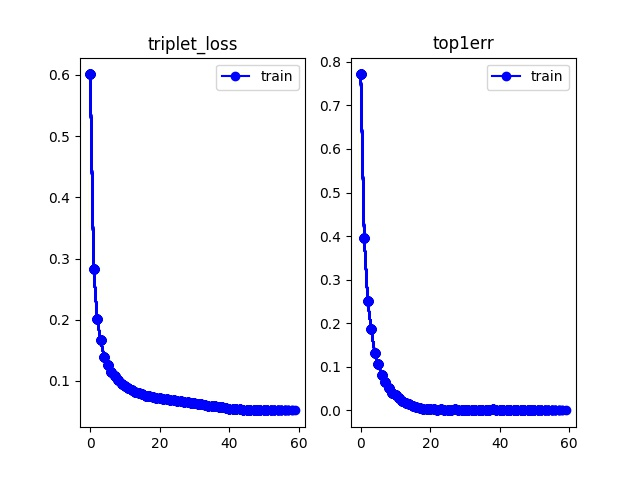

Here is the Python script that generated this plot:
# -*- coding: utf-8 -*-

from __future__ import print_function, division

import argparse
import torch
import torch.nn as nn
import torch.optim as optim
from torch.optim import lr_scheduler
from torch.autograd import Variable
import numpy as np
import torchvision
from torchvision import datasets, models, transforms
import torch.backends.cudnn as cudnn
import matplotlib
matplotlib.use('agg')
import matplotlib.pyplot as plt
import copy
from PIL import Image
import time
import os
#from reid_sampler import StratifiedSampler
from model import ft_net, ft_net_dense, PCB, verif_net
#from random_erasing import RandomErasing
from tripletfolder import TripletFolder
# import yaml
from shutil import copyfile

version =  torch.__version__

######################################################################
# Options
# --------
parser = argparse.ArgumentParser(description='Training')
parser.add_argument('--gpu_ids',default='0', type=str,help='gpu_ids: e.g. 0  0,1,2  0,2')
parser.add_argument('--name',default='ft_ResNet50', type=str, help='output model name')
parser.add_argument('--data_dir',default='./Market1501/pytorch',type=str, help='training dir path')
parser.add_argument('--train_all', action='store_true', help='use all training data' )
parser.add_argument('--color_jitter', action='store_true', help='use color jitter in training' )
parser.add_argument('--batchsize', default=32, type=int, help='batchsize')
parser.add_argument('--lr', default=0.1, type=float, help='learning rate')
parser.add_argument('--alpha', default=1.0, type=float, help='alpha')
parser.add_argument('--erasing_p', default=0, type=float, help='Random Erasing probability, in [0,1]')
parser.add_argument('--use_dense', action='store_true', help='use densenet121' )
parser.add_argument('--PCB', action='store_true', help='use PCB+ResNet50' )
opt = parser.parse_args()

data_dir = opt.data_dir
name = opt.name
str_ids = opt.gpu_ids.split(',')
gpu_ids = []
for str_id in str_ids:
    gid = int(str_id)
    if gid >=0:
        gpu_ids.append(gid)

# set gpu ids
if len(gpu_ids)>0:
    torch.cuda.set_device(gpu_ids[0])
    cudnn.benchmark = True
#print(gpu_ids[0])


######################################################################
# Load Data
# ---------
#

transform_train_list = [
        #transforms.RandomResizedCrop(size=128, scale=(0.75,1.0), ratio=(0.75,1.3333), interpolation=3), #Image.BICUBIC)
        transforms.Resize((256,128), interpolation=3),
        transforms.Pad(10),
        transforms.RandomCrop((256,128)),
        transforms.RandomHorizontalFlip(),
        transforms.ToTensor(),
        transforms.Normalize([0.485, 0.456, 0.406], [0.229, 0.224, 0.225])
        ]

transform_val_list = [
        transforms.Resize(size=(256,128),interpolation=3), #Image.BICUBIC
        transforms.ToTensor(),
        transforms.Normalize([0.485, 0.456, 0.406], [0.229, 0.224, 0.225])
        ]

if opt.PCB:
    transform_train_list = [
        transforms.Resize((384,192), interpolation=3),
        transforms.RandomHorizontalFlip(),
        transforms.ToTensor(),
        transforms.Normalize([0.485, 0.456, 0.406], [0.229, 0.224, 0.225])
        ]
    transform_val_list = [
        transforms.Resize(size=(384,192),interpolation=3), #Image.BICUBIC
        transforms.ToTensor(),
        transforms.Normalize([0.485, 0.456, 0.406], [0.229, 0.224, 0.225])
        ]

if opt.erasing_p>0:
    transform_train_list = transform_train_list +  [RandomErasing(probability = opt.erasing_p, mean=[0.0, 0.0, 0.0])]

if opt.color_jitter:
    transform_train_list = [transforms.ColorJitter(brightness=0.1, contrast=0.1, saturation=0.1, hue=0)] + transform_train_list

print(transform_train_list)
data_transforms = {
    'train': transforms.Compose( transform_train_list ),
    'val': transforms.Compose(transform_val_list),
}


train_all = ''
if opt.train_all:
     train_all = '_all'

image_datasets = {}
image_datasets['train'] = TripletFolder(os.path.join(data_dir, 'train_all'),
                                          data_transforms['train'])
image_datasets['val'] = TripletFolder(os.path.join(data_dir, 'val'),
                                          data_transforms['val'])

batch = {}

class_names = image_datasets['train'].classes
class_vector = [s[1] for s in image_datasets['train'].samples]
dataloaders = {x: torch.utils.data.DataLoader(image_datasets[x], batch_size=opt.batchsize, 
                                             shuffle=True, num_workers=8)
              for x in ['train', 'val']}

dataset_sizes = {x: len(image_datasets[x]) for x in ['train', 'val']}

use_gpu = torch.cuda.is_available()

since = time.time()
#inputs, classes, pos, pos_classes = next(iter(dataloaders['train']))
print(time.time()-since)


######################################################################
# Training the model
# ------------------
#
# Now, let's write a general function to train a model. Here, we will
# illustrate:
#
# -  Scheduling the learning rate
# -  Saving the best model
#
# In the following, parameter ``scheduler`` is an LR scheduler object from
# ``torch.optim.lr_scheduler``.

y_loss = {} # loss history
y_loss['train'] = []
y_loss['val'] = []
y_err = {}
y_err['train'] = []
y_err['val'] = []

def train_model(model, model_verif, criterion, optimizer, scheduler, num_epochs=25):
    since = time.time()

    best_model_wts = model.state_dict()
    best_acc = 0.0
    last_margin = 0.0

    for epoch in range(num_epochs):
        print('Epoch {}/{}'.format(epoch, num_epochs - 1))
        print('-' * 10)

        # Each epoch has a training and validation phase
        for phase in ['train']:
            if phase == 'train':
                scheduler.step()
                model.train(True)  # Set model to training mode
            else:
                model.train(False)  # Set model to evaluate mode

            running_loss = 0.0
            running_verif_loss = 0.0
            running_corrects = 0.0
            running_verif_corrects = 0.0
            # Iterate over data.
            for data in dataloaders[phase]:
                # get the inputs
                inputs, labels, pos, neg = data
                now_batch_size,c,h,w = inputs.shape
                
                if now_batch_size<opt.batchsize: # next epoch
                    continue

                if use_gpu:
                    inputs = Variable(inputs.cuda())
                    pos = Variable(pos.cuda())
                    neg = Variable(neg.cuda())
                    labels = Variable(labels.cuda())
                else:
                    inputs, labels = Variable(inputs), Variable(labels)
                # zero the parameter gradients
                optimizer.zero_grad()

                # forward
                outputs, f = model(inputs)
                _, pf = model(pos)
                _, nf = model(neg)
                pscore = model_verif(pf * f)
                nscore = model_verif(nf * f)
                #print(pf.requires_grad)
                # loss
                # ---------------------------------
                labels_0 = torch.zeros(now_batch_size).long()
                labels_1 = torch.ones(now_batch_size).long()
                labels_0 = Variable(labels_0.cuda())
                labels_1 = Variable(labels_1.cuda())

                _, preds = torch.max(outputs.data, 1)
                _, p_preds = torch.max(pscore.data, 1)
                _, n_preds = torch.max(nscore.data, 1)
                loss_id = criterion(outputs, labels)
                loss_verif = (criterion(pscore, labels_0) + criterion(nscore , labels_1)) * 0.5 * opt.alpha
                loss = loss_id + loss_verif
                # backward + optimize only if in training phase
                if phase == 'train':
                    loss.backward()
                    optimizer.step()
                # statistics
                if int(version[0])>0 or int(version[2]) > 3: # for the new version like 0.4.0 and 0.5.0
                    running_loss += loss.item() #* opt.batchsize
                    running_verif_loss += loss_verif.item() #* opt.batchsize
                else :  # for the old version like 0.3.0 and 0.3.1
                    running_loss += loss.data[0] 
                    running_verif_loss += loss_verif.data[0] 
                running_corrects += float(torch.sum(preds == labels.data))
                running_verif_corrects += float(torch.sum(p_preds == 0)) + float(torch.sum(n_preds == 1))

            datasize = dataset_sizes['train']//opt.batchsize * opt.batchsize
            epoch_loss = running_loss / datasize
            epoch_verif_loss = running_verif_loss / datasize
            epoch_acc = running_corrects / datasize
            epoch_verif_acc = running_verif_corrects / (2*datasize)

            print('{} Loss: {:.4f} Loss_verif: {:.4f}  Acc: {:.4f} Verif_Acc: {:.4f} '.format(
                phase, epoch_loss, epoch_verif_loss, epoch_acc, epoch_verif_acc ))
            
            y_loss[phase].append(epoch_loss)
            y_err[phase].append(1.0-epoch_acc)
            # deep copy the model

            if epoch%10 == 9:
                save_network(model, epoch)
            draw_curve(epoch)
            last_model_wts = model.state_dict()

        print()

    time_elapsed = time.time() - since
    print('Training complete in {:.0f}m {:.0f}s'.format(
        time_elapsed // 60, time_elapsed % 60))
    #print('Best val Acc: {:4f}'.format(best_acc))

    # load best model weights
    model.load_state_dict(last_model_wts)
    save_network(model, 'last')
    return model


######################################################################
# Draw Curve
#---------------------------
x_epoch = []
fig = plt.figure()
ax0 = fig.add_subplot(121, title="triplet_loss")
ax1 = fig.add_subplot(122, title="top1err")
def draw_curve(current_epoch):
    x_epoch.append(current_epoch)
    ax0.plot(x_epoch, y_loss['train'], 'bo-', label='train')
#    ax0.plot(x_epoch, y_loss['val'], 'ro-', label='val')
    ax1.plot(x_epoch, y_err['train'], 'bo-', label='train')
#    ax1.plot(x_epoch, y_err['val'], 'ro-', label='val')
    if current_epoch == 0:
        ax0.legend()
        ax1.legend()
    fig.savefig( os.path.join('./model',name,'train.jpg'))

######################################################################
# Save model
#---------------------------
def save_network(network, epoch_label):
    save_filename = 'net_%s.pth'% epoch_label
    save_path = os.path.join('./model',name,save_filename)
    torch.save(network.cpu().state_dict(), save_path)
    if torch.cuda.is_available:
        network.cuda(gpu_ids[0])


######################################################################
# Finetuning the convnet
# ----------------------
#
# Load a pretrainied model and reset final fully connected layer.
#

if opt.use_dense:
    model = ft_net_dense(len(class_names))
else:
    model = ft_net(len(class_names))

if opt.PCB:
    model = PCB(len(class_names))

model_verif = verif_net()
print(model)
print(model_verif)

if use_gpu:
    model = model.cuda()
    model_verif = model_verif.cuda()

criterion = nn.CrossEntropyLoss()

if not opt.PCB:
    ignored_params = list(map(id, model.model.fc.parameters() )) + list(map(id, model.classifier.parameters() ))
    base_params = filter(lambda p: id(p) not in ignored_params, model.parameters())
    optimizer_ft = optim.SGD([
             {'params': base_params, 'lr': 0.1*opt.lr},
             {'params': model.model.fc.parameters(), 'lr': opt.lr},
             {'params': model.classifier.parameters(), 'lr': opt.lr},
             {'params': model_verif.classifier.parameters(), 'lr': opt.lr}
         ], weight_decay=5e-4, momentum=0.9, nesterov=True)
else:
    ignored_params = list(map(id, model.model.fc.parameters() ))
    ignored_params += (list(map(id, model.classifier0.parameters() )) 
                     +list(map(id, model.classifier1.parameters() ))
                     +list(map(id, model.classifier2.parameters() ))
                     +list(map(id, model.classifier3.parameters() ))
                     +list(map(id, model.classifier4.parameters() ))
                     +list(map(id, model.classifier5.parameters() ))
                     #+list(map(id, model.classifier6.parameters() ))
                     #+list(map(id, model.classifier7.parameters() ))
                      )
    base_params = filter(lambda p: id(p) not in ignored_params, model.parameters())
    optimizer_ft = optim.SGD([
             {'params': base_params, 'lr': 0.001},
             {'params': model.model.fc.parameters(), 'lr': 0.01},
             {'params': model.classifier0.parameters(), 'lr': 0.01},
             {'params': model.classifier1.parameters(), 'lr': 0.01},
             {'params': model.classifier2.parameters(), 'lr': 0.01},
             {'params': model.classifier3.parameters(), 'lr': 0.01},
             {'params': model.classifier4.parameters(), 'lr': 0.01},
             {'params': model.classifier5.parameters(), 'lr': 0.01},
             #{'params': model.classifier6.parameters(), 'lr': 0.01},
             #{'params': model.classifier7.parameters(), 'lr': 0.01}
         ], weight_decay=5e-4, momentum=0.9, nesterov=True)

exp_lr_scheduler = lr_scheduler.MultiStepLR(optimizer_ft, milestones=[40,60], gamma=0.1)

######################################################################
# Train and evaluate
# ^^^^^^^^^^^^^^^^^^
#
# It should take around 1-2 hours on GPU. 
#
dir_name = os.path.join('./model',name)
if not os.path.isdir(dir_name):
    os.makedirs(dir_name)
    copyfile('./train.py', dir_name+'/train.py')
    copyfile('./model.py', dir_name+'/model.py')
    copyfile('./tripletfolder.py', dir_name+'/tripletfolder.py')

# save opts
with open('%s/opts.yaml'%dir_name,'w') as fp:
    yaml.dump(vars(opt), fp, default_flow_style=False)

model = train_model(model, model_verif, criterion, optimizer_ft, exp_lr_scheduler,
                       num_epochs=60)

